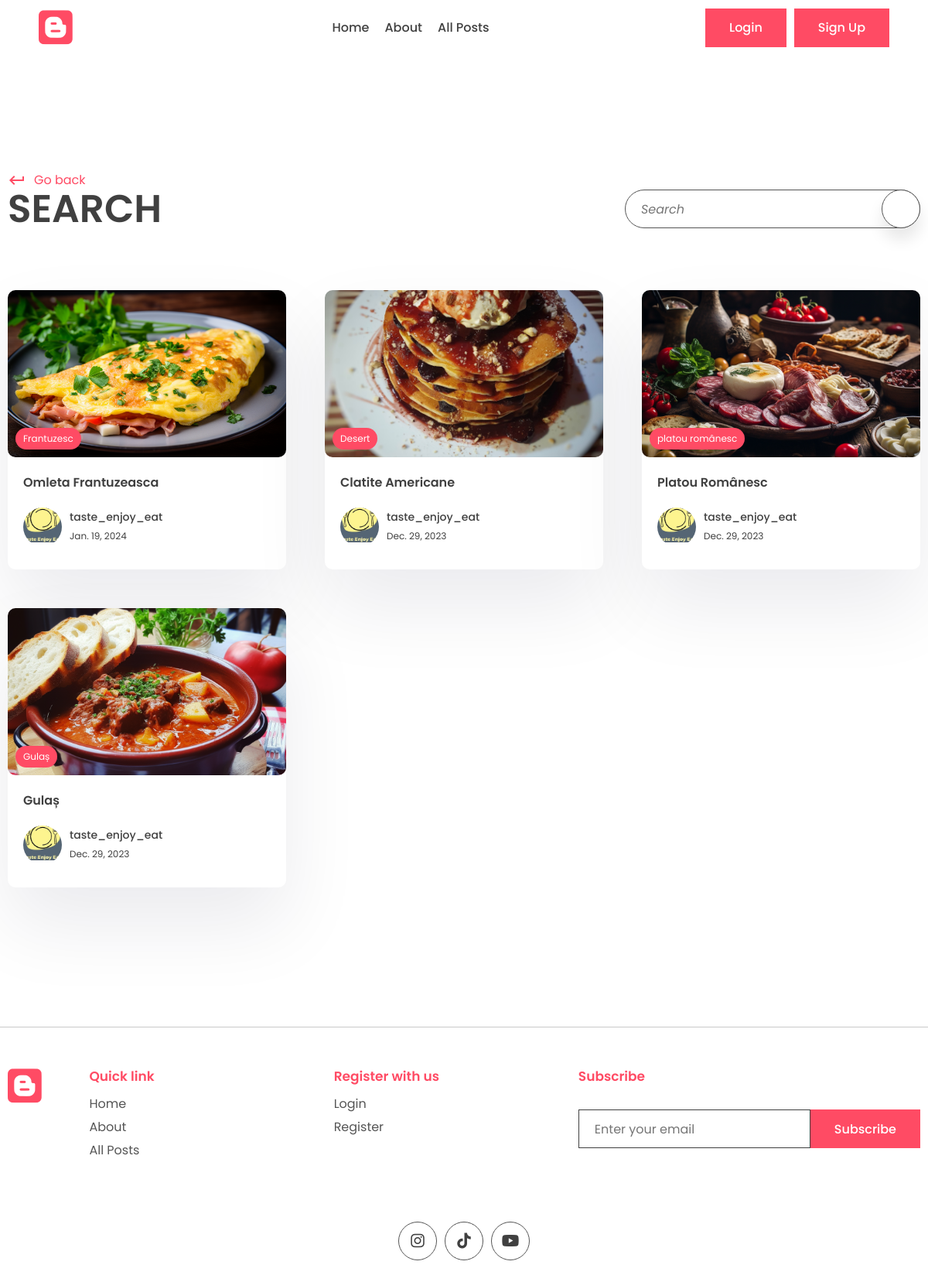
/search/, run on an earlier commit of the app's database.
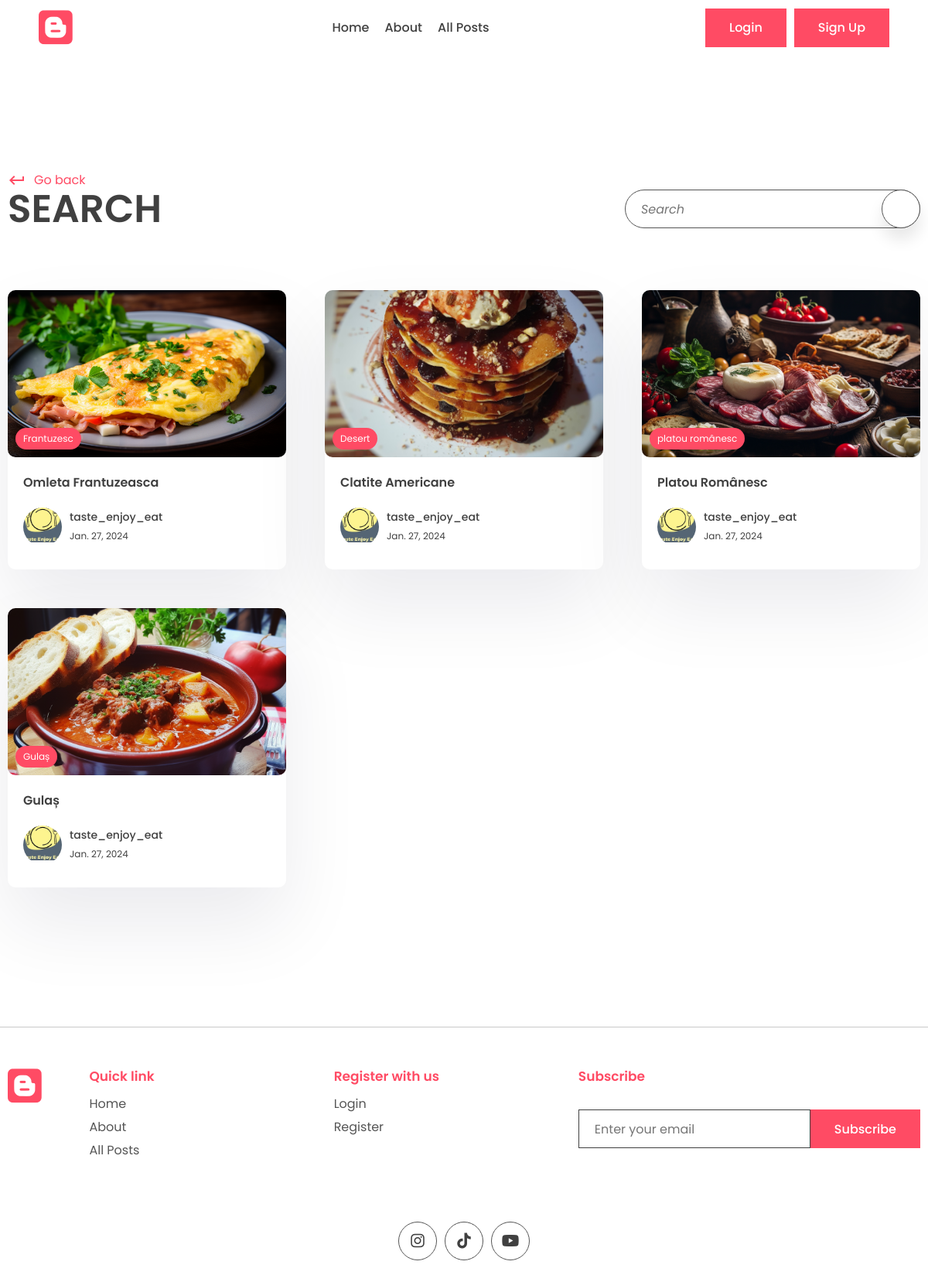
And on a later commit of the database.
### app/models.py (models this page shows, shortened)
class Post(models.Model):
    title = models.CharField(max_length=200)
    content = models.TextField()
    last_updated = models.DateTimeField(auto_now=True)
    slug = models.SlugField(max_length=200, unique=True)
    image = models.ImageField(null=True, blank=True, upload_to="images/")
    tags = models.ManyToManyField(Tag, blank=True, related_name='post')
    view_count = models.IntegerField(null=True, blank=True)
    is_featured = models.BooleanField(default=False)    # to show recommended posts
    author = models.ForeignKey(User, on_delete=models.CASCADE, null=True, blank=True)
    bookmark = models.ManyToManyField(User, related_name='bookmarks', default=None, blank=True)
    likes = models.ManyToManyField(User, related_name='post_like', default=None, blank=True)

class Tag(models.Model):
    name = models.CharField(max_length=100)
    description = models.CharField(max_length=100)
    slug = models.SlugField(max_length=200, unique=True)

class Profile(models.Model):
    user = models.OneToOneField(User, on_delete=models.CASCADE)
    profile_image = models.ImageField(null=True, blank=True, upload_to="images/")
    slug = models.SlugField(max_length=200, unique=True)
    bio = models.TextField(null=True, blank=True)

### app/views.py (the view)
# urls.py: path('search/', views.search_post, name='search'),
def search_post(request):
    search_query = ''  # To display the search query in the search results page.
    if request.GET.get('q'):  # q is the name of the input field in the search form.
        search_query = request.GET.get('q')
    posts = Post.objects.filter(title__icontains=search_query)
    context = {
        'posts': posts,
        'search_query': search_query
    }
    return render(request, 'app/search.html', context)

### app/templates/app/search.html (shortened to what this page needs)
{% extends 'base.html' %}
{% block content %}
    <main>
      <div class="container">
        <div class="page-top">
          <div class="top flex">
            <div class="page-name">
              <a href="#" class="learn">
                <span class="material-icons"> keyboard_return </span> Go back
              </a>
              <h1>Search</h1>
            </div>
            <form class="search-bar s-active" method="GET">
                <label>
                    <input type="text" placeholder="Search" name="q" value="{{ search_query }}"/>
                </label>
                <button type="submit" class="animated-search" title="Search">
              </button>
            </form>
          </div>
        </div>
      </div>
    </main>
    <section class="sp">
      <div class="container">
        <div class="grid">
            {% for post in posts %}
          <a href="{% url 'post_page' post.slug %}">
            <div class="card">
              <div class="post-img">
                <img src="{{ post.image.url }}" alt="" />
                <div class="tag">{{ post.tags.all.0.name }}</div>
              </div>
              <div class="card-content">
                <h3>
                  {{ post.title }}
                </h3>
                <div class="author">
                  <div class="profile-pic">
                    <img src="{{ post.author.profile.profile_image.url }}" alt="" />
                  </div>
                  <div class="details">
                    <p>{{ post.author.first_name }}</p>
                    <small>{{ post.last_updated|date }}</small>
                  </div>
                </div>
              </div>
            </div>
          </a>
            {% endfor %}
        </div>
      </div>
    </section>
{% endblock %}

### templates/base.html (shortened to what this page needs)
{% load static %}
<!DOCTYPE html>
<html lang="en">
  <head>
    <link rel="stylesheet" href="{% static 'app/style.css' %}" />
    <link
      rel="stylesheet"
      href="https://unicons.iconscout.com/release/v2.1.6/css/unicons.css"
    />
    <link
      rel="stylesheet"
      href="https://cdnjs.cloudflare.com/ajax/libs/font-awesome/6.1.1/css/all.min.css"
    />
  </head>
  <body>
    <header>
      <div class="container container-fluid">
        <a class="logo" href="{% url 'home_page' %}">
          <i class="fa-brands fa-blogger"></i>
        </a>
        <div class="links">
          <a href="{% url 'home_page' %}">Home</a>
          <a href="{% url 'about' %}">About</a>
          <a href="{% url 'all_posts' %}">All Posts</a>
        </div>
        <div class="action-btn">
            {% if user.is_authenticated %}
          <a href="{% url 'logout' %}"
            ><button class="btn btn-scoundary">Logout</button></a
          >
            {% else %}
          <a href="{% url 'login' %}">
            <button class="btn btn-primary">Login</button></a
          >
          <a href="{% url 'register' %}">
            <button class="btn btn-primary">Sign Up</button></a
          >
            {% endif %}
        </div>
      </div>
    </header>
    <main>
    {% block content %}
    {% endblock content %}
    </main>
    <footer>
      <div class="container">
        <div class="grid-4">
          <div class="logo f-logo">
            <i class="fa-brands fa-blogger"></i>
          </div>
          <div class="link">
            <h2>Quick link</h2>
            <div class="q-link">
              <a href="{% url 'home_page'%}">Home</a>
              <a href="{% url 'about' %}">About</a>
              <a href="{% url 'all_posts' %}">All Posts</a>
            </div>
          </div>
          <div class="link">
              {% if user.is_authenticated %}
            <h2>Your Favourites</h2>
            <div class="q-link">
              <a href="{% url 'all_liked_posts'%}">Likes</a>
              <a href="{% url 'all_bookmarked_posts' %}">Bookmarks</a>
            </div>
                  {% else %}
                  <h2>Register with us</h2>
                  <div class="q-link">
                  <a href="{% url 'login'%}">Login</a>
                  <a href="{% url 'register' %}">Register</a>
                  </div>
              {% endif %}
          </div>
          <div class="news-signup">
            <h2>Subscribe</h2>
            <div class="newsletter">
              <form method="POST">
                <input
                  type="email"
                  name="email"
                  maxlength="100"
                  placeholder="Enter your email"
                  required=""
                  id="id_email"
                />
                <button class="btn btn-primary">Subscribe</button>
              </form>
            </div>
          </div>
        </div>
        <div class="share">
          <div class="social">
            <a href="https://www.instagram.com/taste_enjoy_eat/?hl=ro" target="_blank">
              <i class="fa-brands fa-instagram"></i>
            </a>
            <a href="https://www.tiktok.com/@tasteenjoyeat?lang=en" target="_blank">
              <i class="fa-brands fa-tiktok"></i>
            </a>
            <a href="#">
              <i class="fa-brands fa-youtube"></i>
            </a>
          </div>
        </div>
      </div>
    </footer>
  </body>
</html>

What changed in the data, as far as the page shows it:
changed Post "Omleta Frantuzeasca": last_updated "Jan. 19, 2024" → "Jan. 27, 2024"
changed Post "Clatite Americane": last_updated "Dec. 29, 2023" → "Jan. 27, 2024"
changed Post "Platou Românesc": last_updated "Dec. 29, 2023" → "Jan. 27, 2024"
changed Post "Gulaș": last_updated "Dec. 29, 2023" → "Jan. 27, 2024"
